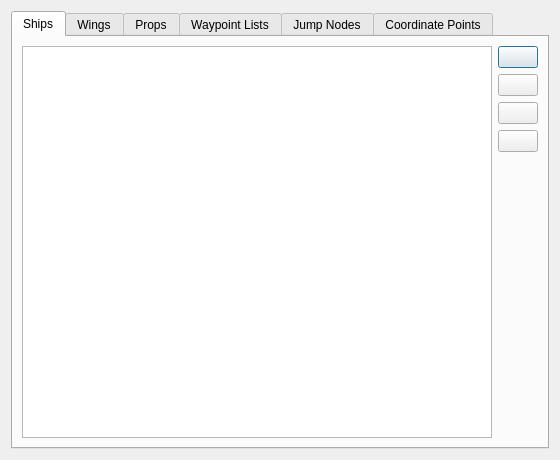
<?xml version="1.0" encoding="UTF-8"?>
<ui version="4.0">
 <class>fso::fred::dialogs::ReorderDialog</class>
 <widget class="QDialog" name="ReorderDialog">
  <property name="geometry">
   <rect>
    <x>0</x>
    <y>0</y>
    <width>560</width>
    <height>460</height>
   </rect>
  </property>
  <property name="windowTitle">
   <string>Reorder Objects</string>
  </property>
  <layout class="QVBoxLayout" name="rootLayout">
   <item>
    <widget class="QTabWidget" name="tabWidget">
     <property name="currentIndex">
      <number>0</number>
     </property>
     <widget class="QWidget" name="shipsTab">
      <attribute name="title">
       <string>Ships</string>
      </attribute>
      <layout class="QHBoxLayout" name="shipsLayout">
       <item>
        <widget class="QListWidget" name="shipList">
         <property name="editTriggers">
          <set>QAbstractItemView::NoEditTriggers</set>
         </property>
        </widget>
       </item>
       <item>
        <layout class="QVBoxLayout" name="shipButtonsLayout">
         <item>
          <widget class="QPushButton" name="shipMoveTopBtn">
           <property name="sizePolicy">
            <sizepolicy hsizetype="Fixed" vsizetype="Fixed">
             <horstretch>0</horstretch>
             <verstretch>0</verstretch>
            </sizepolicy>
           </property>
           <property name="toolTip">
            <string>Move to top</string>
           </property>
           <property name="text">
            <string/>
           </property>
          </widget>
         </item>
         <item>
          <widget class="QPushButton" name="shipMoveUpBtn">
           <property name="sizePolicy">
            <sizepolicy hsizetype="Fixed" vsizetype="Fixed">
             <horstretch>0</horstretch>
             <verstretch>0</verstretch>
            </sizepolicy>
           </property>
           <property name="toolTip">
            <string>Move up</string>
           </property>
           <property name="text">
            <string/>
           </property>
          </widget>
         </item>
         <item>
          <widget class="QPushButton" name="shipMoveDownBtn">
           <property name="sizePolicy">
            <sizepolicy hsizetype="Fixed" vsizetype="Fixed">
             <horstretch>0</horstretch>
             <verstretch>0</verstretch>
            </sizepolicy>
           </property>
           <property name="toolTip">
            <string>Move down</string>
           </property>
           <property name="text">
            <string/>
           </property>
          </widget>
         </item>
         <item>
          <widget class="QPushButton" name="shipMoveBottomBtn">
           <property name="sizePolicy">
            <sizepolicy hsizetype="Fixed" vsizetype="Fixed">
             <horstretch>0</horstretch>
             <verstretch>0</verstretch>
            </sizepolicy>
           </property>
           <property name="toolTip">
            <string>Move to bottom</string>
           </property>
           <property name="text">
            <string/>
           </property>
          </widget>
         </item>
         <item>
          <spacer name="shipButtonsSpacer">
           <property name="orientation">
            <enum>Qt::Vertical</enum>
           </property>
           <property name="sizeHint" stdset="0">
            <size>
             <width>20</width>
             <height>40</height>
            </size>
           </property>
          </spacer>
         </item>
        </layout>
       </item>
      </layout>
     </widget>
     <widget class="QWidget" name="wingsTab">
      <attribute name="title">
       <string>Wings</string>
      </attribute>
      <layout class="QHBoxLayout" name="wingsLayout">
       <item>
        <widget class="QListWidget" name="wingList">
         <property name="editTriggers">
          <set>QAbstractItemView::NoEditTriggers</set>
         </property>
        </widget>
       </item>
       <item>
        <layout class="QVBoxLayout" name="wingButtonsLayout">
         <item>
          <widget class="QPushButton" name="wingMoveTopBtn">
           <property name="sizePolicy">
            <sizepolicy hsizetype="Fixed" vsizetype="Fixed">
             <horstretch>0</horstretch>
             <verstretch>0</verstretch>
            </sizepolicy>
           </property>
           <property name="toolTip">
            <string>Move to top</string>
           </property>
           <property name="text">
            <string/>
           </property>
          </widget>
         </item>
         <item>
          <widget class="QPushButton" name="wingMoveUpBtn">
           <property name="sizePolicy">
            <sizepolicy hsizetype="Fixed" vsizetype="Fixed">
             <horstretch>0</horstretch>
             <verstretch>0</verstretch>
            </sizepolicy>
           </property>
           <property name="toolTip">
            <string>Move up</string>
           </property>
           <property name="text">
            <string/>
           </property>
          </widget>
         </item>
         <item>
          <widget class="QPushButton" name="wingMoveDownBtn">
           <property name="sizePolicy">
            <sizepolicy hsizetype="Fixed" vsizetype="Fixed">
             <horstretch>0</horstretch>
             <verstretch>0</verstretch>
            </sizepolicy>
           </property>
           <property name="toolTip">
            <string>Move down</string>
           </property>
           <property name="text">
            <string/>
           </property>
          </widget>
         </item>
         <item>
          <widget class="QPushButton" name="wingMoveBottomBtn">
           <property name="sizePolicy">
            <sizepolicy hsizetype="Fixed" vsizetype="Fixed">
             <horstretch>0</horstretch>
             <verstretch>0</verstretch>
            </sizepolicy>
           </property>
           <property name="toolTip">
            <string>Move to bottom</string>
           </property>
           <property name="text">
            <string/>
           </property>
          </widget>
         </item>
         <item>
          <spacer name="wingButtonsSpacer">
           <property name="orientation">
            <enum>Qt::Vertical</enum>
           </property>
           <property name="sizeHint" stdset="0">
            <size>
             <width>20</width>
             <height>40</height>
            </size>
           </property>
          </spacer>
         </item>
        </layout>
       </item>
      </layout>
     </widget>
     <widget class="QWidget" name="propsTab">
      <attribute name="title">
       <string>Props</string>
      </attribute>
      <layout class="QHBoxLayout" name="propsLayout">
       <item>
        <widget class="QListWidget" name="propList">
         <property name="editTriggers">
          <set>QAbstractItemView::NoEditTriggers</set>
         </property>
        </widget>
       </item>
       <item>
        <layout class="QVBoxLayout" name="propButtonsLayout">
         <item>
          <widget class="QPushButton" name="propMoveTopBtn">
           <property name="sizePolicy">
            <sizepolicy hsizetype="Fixed" vsizetype="Fixed">
             <horstretch>0</horstretch>
             <verstretch>0</verstretch>
            </sizepolicy>
           </property>
           <property name="toolTip">
            <string>Move to top</string>
           </property>
           <property name="text">
            <string/>
           </property>
          </widget>
         </item>
         <item>
          <widget class="QPushButton" name="propMoveUpBtn">
           <property name="sizePolicy">
            <sizepolicy hsizetype="Fixed" vsizetype="Fixed">
             <horstretch>0</horstretch>
             <verstretch>0</verstretch>
            </sizepolicy>
           </property>
           <property name="toolTip">
            <string>Move up</string>
           </property>
           <property name="text">
            <string/>
           </property>
          </widget>
         </item>
         <item>
          <widget class="QPushButton" name="propMoveDownBtn">
           <property name="sizePolicy">
            <sizepolicy hsizetype="Fixed" vsizetype="Fixed">
             <horstretch>0</horstretch>
             <verstretch>0</verstretch>
            </sizepolicy>
           </property>
           <property name="toolTip">
            <string>Move down</string>
           </property>
           <property name="text">
            <string/>
           </property>
          </widget>
         </item>
         <item>
          <widget class="QPushButton" name="propMoveBottomBtn">
           <property name="sizePolicy">
            <sizepolicy hsizetype="Fixed" vsizetype="Fixed">
             <horstretch>0</horstretch>
             <verstretch>0</verstretch>
            </sizepolicy>
           </property>
           <property name="toolTip">
            <string>Move to bottom</string>
           </property>
           <property name="text">
            <string/>
           </property>
          </widget>
         </item>
         <item>
          <spacer name="propButtonsSpacer">
           <property name="orientation">
            <enum>Qt::Vertical</enum>
           </property>
           <property name="sizeHint" stdset="0">
            <size>
             <width>20</width>
             <height>40</height>
            </size>
           </property>
          </spacer>
         </item>
        </layout>
       </item>
      </layout>
     </widget>
     <widget class="QWidget" name="waypointsTab">
      <attribute name="title">
       <string>Waypoint Lists</string>
      </attribute>
      <layout class="QHBoxLayout" name="waypointsLayout">
       <item>
        <widget class="QListWidget" name="waypointList">
         <property name="editTriggers">
          <set>QAbstractItemView::NoEditTriggers</set>
         </property>
        </widget>
       </item>
       <item>
        <layout class="QVBoxLayout" name="waypointButtonsLayout">
         <item>
          <widget class="QPushButton" name="waypointMoveTopBtn">
           <property name="sizePolicy">
            <sizepolicy hsizetype="Fixed" vsizetype="Fixed">
             <horstretch>0</horstretch>
             <verstretch>0</verstretch>
            </sizepolicy>
           </property>
           <property name="toolTip">
            <string>Move to top</string>
           </property>
           <property name="text">
            <string/>
           </property>
          </widget>
         </item>
         <item>
          <widget class="QPushButton" name="waypointMoveUpBtn">
           <property name="sizePolicy">
            <sizepolicy hsizetype="Fixed" vsizetype="Fixed">
             <horstretch>0</horstretch>
             <verstretch>0</verstretch>
            </sizepolicy>
           </property>
           <property name="toolTip">
            <string>Move up</string>
           </property>
           <property name="text">
            <string/>
           </property>
          </widget>
         </item>
         <item>
          <widget class="QPushButton" name="waypointMoveDownBtn">
           <property name="sizePolicy">
            <sizepolicy hsizetype="Fixed" vsizetype="Fixed">
             <horstretch>0</horstretch>
             <verstretch>0</verstretch>
            </sizepolicy>
           </property>
           <property name="toolTip">
            <string>Move down</string>
           </property>
           <property name="text">
            <string/>
           </property>
          </widget>
         </item>
         <item>
          <widget class="QPushButton" name="waypointMoveBottomBtn">
           <property name="sizePolicy">
            <sizepolicy hsizetype="Fixed" vsizetype="Fixed">
             <horstretch>0</horstretch>
             <verstretch>0</verstretch>
            </sizepolicy>
           </property>
           <property name="toolTip">
            <string>Move to bottom</string>
           </property>
           <property name="text">
            <string/>
           </property>
          </widget>
         </item>
         <item>
          <spacer name="waypointButtonsSpacer">
           <property name="orientation">
            <enum>Qt::Vertical</enum>
           </property>
           <property name="sizeHint" stdset="0">
            <size>
             <width>20</width>
             <height>40</height>
            </size>
           </property>
          </spacer>
         </item>
        </layout>
       </item>
      </layout>
     </widget>
     <widget class="QWidget" name="jumpNodesTab">
      <attribute name="title">
       <string>Jump Nodes</string>
      </attribute>
      <layout class="QHBoxLayout" name="jumpNodesLayout">
       <item>
        <widget class="QListWidget" name="jumpNodeList">
         <property name="editTriggers">
          <set>QAbstractItemView::NoEditTriggers</set>
         </property>
        </widget>
       </item>
       <item>
        <layout class="QVBoxLayout" name="jumpNodeButtonsLayout">
         <item>
          <widget class="QPushButton" name="jumpNodeMoveTopBtn">
           <property name="sizePolicy">
            <sizepolicy hsizetype="Fixed" vsizetype="Fixed">
             <horstretch>0</horstretch>
             <verstretch>0</verstretch>
            </sizepolicy>
           </property>
           <property name="toolTip">
            <string>Move to top</string>
           </property>
           <property name="text">
            <string/>
           </property>
          </widget>
         </item>
         <item>
          <widget class="QPushButton" name="jumpNodeMoveUpBtn">
           <property name="sizePolicy">
            <sizepolicy hsizetype="Fixed" vsizetype="Fixed">
             <horstretch>0</horstretch>
             <verstretch>0</verstretch>
            </sizepolicy>
           </property>
           <property name="toolTip">
            <string>Move up</string>
           </property>
           <property name="text">
            <string/>
           </property>
          </widget>
         </item>
         <item>
          <widget class="QPushButton" name="jumpNodeMoveDownBtn">
           <property name="sizePolicy">
            <sizepolicy hsizetype="Fixed" vsizetype="Fixed">
             <horstretch>0</horstretch>
             <verstretch>0</verstretch>
            </sizepolicy>
           </property>
           <property name="toolTip">
            <string>Move down</string>
           </property>
           <property name="text">
            <string/>
           </property>
          </widget>
         </item>
         <item>
          <widget class="QPushButton" name="jumpNodeMoveBottomBtn">
           <property name="sizePolicy">
            <sizepolicy hsizetype="Fixed" vsizetype="Fixed">
             <horstretch>0</horstretch>
             <verstretch>0</verstretch>
            </sizepolicy>
           </property>
           <property name="toolTip">
            <string>Move to bottom</string>
           </property>
           <property name="text">
            <string/>
           </property>
          </widget>
         </item>
         <item>
          <spacer name="jumpNodeButtonsSpacer">
           <property name="orientation">
            <enum>Qt::Vertical</enum>
           </property>
           <property name="sizeHint" stdset="0">
            <size>
             <width>20</width>
             <height>40</height>
            </size>
           </property>
          </spacer>
         </item>
        </layout>
       </item>
      </layout>
     </widget>
     <widget class="QWidget" name="coordinatePointsTab">
      <attribute name="title">
       <string>Coordinate Points</string>
      </attribute>
      <layout class="QHBoxLayout" name="coordinatePointsLayout">
       <item>
        <widget class="QListWidget" name="coordinatePointList">
         <property name="editTriggers">
          <set>QAbstractItemView::NoEditTriggers</set>
         </property>
        </widget>
       </item>
       <item>
        <layout class="QVBoxLayout" name="coordinatePointButtonsLayout">
         <item>
          <widget class="QPushButton" name="coordinatePointMoveTopBtn">
           <property name="sizePolicy">
            <sizepolicy hsizetype="Fixed" vsizetype="Fixed">
             <horstretch>0</horstretch>
             <verstretch>0</verstretch>
            </sizepolicy>
           </property>
           <property name="toolTip">
            <string>Move to top</string>
           </property>
           <property name="text">
            <string/>
           </property>
          </widget>
         </item>
         <item>
          <widget class="QPushButton" name="coordinatePointMoveUpBtn">
           <property name="sizePolicy">
            <sizepolicy hsizetype="Fixed" vsizetype="Fixed">
             <horstretch>0</horstretch>
             <verstretch>0</verstretch>
            </sizepolicy>
           </property>
           <property name="toolTip">
            <string>Move up</string>
           </property>
           <property name="text">
            <string/>
           </property>
          </widget>
         </item>
         <item>
          <widget class="QPushButton" name="coordinatePointMoveDownBtn">
           <property name="sizePolicy">
            <sizepolicy hsizetype="Fixed" vsizetype="Fixed">
             <horstretch>0</horstretch>
             <verstretch>0</verstretch>
            </sizepolicy>
           </property>
           <property name="toolTip">
            <string>Move down</string>
           </property>
           <property name="text">
            <string/>
           </property>
          </widget>
         </item>
         <item>
          <widget class="QPushButton" name="coordinatePointMoveBottomBtn">
           <property name="sizePolicy">
            <sizepolicy hsizetype="Fixed" vsizetype="Fixed">
             <horstretch>0</horstretch>
             <verstretch>0</verstretch>
            </sizepolicy>
           </property>
           <property name="toolTip">
            <string>Move to bottom</string>
           </property>
           <property name="text">
            <string/>
           </property>
          </widget>
         </item>
         <item>
          <spacer name="coordinatePointButtonsSpacer">
           <property name="orientation">
            <enum>Qt::Vertical</enum>
           </property>
           <property name="sizeHint" stdset="0">
            <size>
             <width>20</width>
             <height>40</height>
            </size>
           </property>
          </spacer>
         </item>
        </layout>
       </item>
      </layout>
     </widget>
    </widget>
   </item>
  </layout>
 </widget>
 <resources/>
 <connections/>
</ui>
